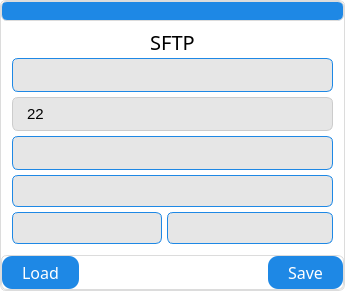
          <widget class="QFrame" name="DeviceInfoFrame_3">
           <property name="styleSheet">
            <string notr="true">background: white;                /* White background */
    border: 1px solid #dcdcdc;        /* Light grey border */
    border-radius: 6px;</string>
           </property>
           <layout class="QVBoxLayout" name="verticalLayout_12">
            <property name="spacing">
             <number>0</number>
            </property>
            <property name="leftMargin">
             <number>0</number>
            </property>
            <property name="topMargin">
             <number>0</number>
            </property>
            <property name="rightMargin">
             <number>0</number>
            </property>
            <property name="bottomMargin">
             <number>0</number>
            </property>
            <item>
             <widget class="QLabel" name="label_22">
              <property name="sizePolicy">
               <sizepolicy hsizetype="Preferred" vsizetype="Fixed">
                <horstretch>0</horstretch>
                <verstretch>0</verstretch>
               </sizepolicy>
              </property>
              <property name="maximumSize">
               <size>
                <width>16777215</width>
                <height>20</height>
               </size>
              </property>
              <property name="styleSheet">
               <string notr="true">background-color: #1E88E5;        /* Blue strip at the top */
    color: white;                     /* White text */
    font-size: 16px;
    font-weight: bold;
    padding: 6px;
    border-top-left-radius: 6px;
    border-top-right-radius: 6px;</string>
              </property>
              <property name="text">
               <string/>
              </property>
              <property name="alignment">
               <set>Qt::AlignCenter</set>
              </property>
             </widget>
            </item>
            <item>
             <widget class="QFrame" name="verticalFrame_6">
              <property name="styleSheet">
               <string notr="true">background: white;                /* White background */
    border: 1px solid #ffffff;        /* Light grey border */
    border-radius: 6px; </string>
              </property>
              <layout class="QVBoxLayout" name="verticalLayout_13">
               <property name="spacing">
                <number>5</number>
               </property>
               <property name="leftMargin">
                <number>10</number>
               </property>
               <property name="topMargin">
                <number>5</number>
               </property>
               <property name="rightMargin">
                <number>10</number>
               </property>
               <property name="bottomMargin">
                <number>10</number>
               </property>
               <item>
                <widget class="QLabel" name="label_23">
                 <property name="sizePolicy">
                  <sizepolicy hsizetype="Fixed" vsizetype="Fixed">
                   <horstretch>0</horstretch>
                   <verstretch>0</verstretch>
                  </sizepolicy>
                 </property>
                 <property name="maximumSize">
                  <size>
                   <width>344</width>
                   <height>26</height>
                  </size>
                 </property>
                 <property name="font">
                  <font>
                   <family>Gilroy</family>
                   <pointsize>15</pointsize>
                  </font>
                 </property>
                 <property name="focusPolicy">
                  <enum>Qt::StrongFocus</enum>
                 </property>
                 <property name="styleSheet">
                  <string notr="true">border-color: rgb(255, 255, 255);</string>
                 </property>
                 <property name="text">
                  <string>SFTP</string>
                 </property>
                 <property name="alignment">
                  <set>Qt::AlignCenter</set>
                 </property>
                </widget>
               </item>
               <item>
                <widget class="QLineEdit" name="sftp_ip">
                 <property name="focusPolicy">
                  <enum>Qt::ClickFocus</enum>
                 </property>
                 <property name="styleSheet">
                  <string notr="true">background: #e6e6e6;              /* Light grey box for info rows */
    border: 1px solid #1E88E5;        /* Blue thin border */
    border-radius: 6px;
    padding: 6px 12px;
    font-size: 15px;
    color: black;</string>
                 </property>
                 <property name="inputMask">
                  <string/>
                 </property>
                 <property name="text">
                  <string/>
                 </property>
                 <property name="placeholderText">
                  <string/>
                 </property>
                </widget>
               </item>
               <item>
                <widget class="QLineEdit" name="sftp_port">
                 <property name="enabled">
                  <bool>false</bool>
                 </property>
                 <property name="focusPolicy">
                  <enum>Qt::ClickFocus</enum>
                 </property>
                 <property name="styleSheet">
                  <string notr="true">background: #e6e6e6;
    border: 1px solid #CCC;        /* Blue thin border */
    border-radius: 6px;
    padding: 6px 12px;
    font-size: 15px;
    color: black;</string>
                 </property>
                 <property name="inputMask">
                  <string/>
                 </property>
                 <property name="text">
                  <string>22</string>
                 </property>
                 <property name="readOnly">
                  <bool>true</bool>
                 </property>
                 <property name="placeholderText">
                  <string/>
                 </property>
                </widget>
               </item>
               <item>
                <widget class="QLineEdit" name="sftp_user">
                 <property name="focusPolicy">
                  <enum>Qt::ClickFocus</enum>
                 </property>
                 <property name="styleSheet">
                  <string notr="true">background: #e6e6e6;              /* Light grey box for info rows */
    border: 1px solid #1E88E5;        /* Blue thin border */
    border-radius: 6px;
    padding: 6px 12px;
    font-size: 15px;
    color: black;</string>
                 </property>
                 <property name="inputMask">
                  <string/>
                 </property>
                 <property name="placeholderText">
                  <string/>
                 </property>
                </widget>
               </item>
               <item>
                <widget class="QLineEdit" name="sftp_pass">
                 <property name="focusPolicy">
                  <enum>Qt::ClickFocus</enum>
                 </property>
                 <property name="styleSheet">
                  <string notr="true">background: #e6e6e6;              /* Light grey box for info rows */
    border: 1px solid #1E88E5;        /* Blue thin border */
    border-radius: 6px;
    padding: 6px 12px;
    font-size: 14px;
    color: black;</string>
                 </property>
                 <property name="inputMask">
                  <string/>
                 </property>
                 <property name="text">
                  <string/>
                 </property>
                 <property name="placeholderText">
                  <string/>
                 </property>
                </widget>
               </item>
               <item>
                <layout class="QHBoxLayout" name="horizontalLayout_22">
                 <property name="spacing">
                  <number>5</number>
                 </property>
                 <item>
                  <widget class="QLineEdit" name="sftp_int">
                   <property name="sizePolicy">
                    <sizepolicy hsizetype="Fixed" vsizetype="Fixed">
                     <horstretch>0</horstretch>
                     <verstretch>0</verstretch>
                    </sizepolicy>
                   </property>
                   <property name="maximumSize">
                    <size>
                     <width>150</width>
                     <height>32</height>
                    </size>
                   </property>
                   <property name="focusPolicy">
                    <enum>Qt::ClickFocus</enum>
                   </property>
                   <property name="styleSheet">
                    <string notr="true">background: #e6e6e6;              /* Light grey box for info rows */
    border: 1px solid #1E88E5;        /* Blue thin border */
    border-radius: 6px;
    padding: 6px 12px;
    font-size: 15px;
    color: black;</string>
                   </property>
                   <property name="inputMask">
                    <string/>
                   </property>
                   <property name="placeholderText">
                    <string/>
                   </property>
                  </widget>
                 </item>
                 <item>
                  <widget class="QLineEdit" name="sftp_sch">
                   <property name="maximumSize">
                    <size>
                     <width>186</width>
                     <height>32</height>
                    </size>
                   </property>
                   <property name="focusPolicy">
                    <enum>Qt::ClickFocus</enum>
                   </property>
                   <property name="styleSheet">
                    <string notr="true">background: #e6e6e6;              /* Light grey box for info rows */
    border: 1px solid #1E88E5;        /* Blue thin border */
    border-radius: 6px;
    padding: 6px 12px;
    font-size: 15px;
    color: black;</string>
                   </property>
                  </widget>
                 </item>
                </layout>
               </item>
              </layout>
             </widget>
            </item>
            <item>
             <widget class="QFrame" name="horizontalFrame_17">
              <property name="sizePolicy">
               <sizepolicy hsizetype="Preferred" vsizetype="Fixed">
                <horstretch>0</horstretch>
                <verstretch>0</verstretch>
               </sizepolicy>
              </property>
              <property name="maximumSize">
               <size>
                <width>16777215</width>
                <height>35</height>
               </size>
              </property>
              <layout class="QHBoxLayout" name="horizontalLayout_23">
               <property name="spacing">
                <number>0</number>
               </property>
               <property name="leftMargin">
                <number>0</number>
               </property>
               <property name="topMargin">
                <number>0</number>
               </property>
               <property name="rightMargin">
                <number>0</number>
               </property>
               <property name="bottomMargin">
                <number>0</number>
               </property>
               <item>
                <widget class="QPushButton" name="sftp_load_btn">
                 <property name="sizePolicy">
                  <sizepolicy hsizetype="Minimum" vsizetype="Fixed">
                   <horstretch>0</horstretch>
                   <verstretch>0</verstretch>
                  </sizepolicy>
                 </property>
                 <property name="font">
                  <font>
                   <family>Gilroy</family>
                   <pointsize>-1</pointsize>
                  </font>
                 </property>
                 <property name="focusPolicy">
                  <enum>Qt::TabFocus</enum>
                 </property>
                 <property name="styleSheet">
                  <string notr="true">QPushButton {
    background-color: #1E88E5;   /* Blue */
    color: white;               /* White text */
    border: none;               /* No border line */
    border-radius: 10px;        /* Rounded corners */
    padding: 6px 20px;          /* Spacing inside */
    font-size: 16px;            /* Font size */
}

QPushButton:hover {
    background-color: #1565C0;  /* Darker blue on hover */
}

QPushButton:pressed {
    background-color: #0D47A1;  /* Darkest blue when pressed */
}
QPushButton:focus {
    outline: none;                 /* Remove dotted border */
    background-color: #074475;     /* Brighter blue highlight */
    border: 2px solid black;       /* White glow/border */
}</string>
                 </property>
                 <property name="text">
                  <string>Load</string>
                 </property>
                </widget>
               </item>
               <item>
                <spacer name="horizontalSpacer_5">
                 <property name="orientation">
                  <enum>Qt::Horizontal</enum>
                 </property>
                 <property name="sizeHint" stdset="0">
                  <size>
                   <width>40</width>
                   <height>20</height>
                  </size>
                 </property>
                </spacer>
               </item>
               <item>
                <widget class="QPushButton" name="sftp_save_btn">
                 <property name="font">
                  <font>
                   <family>Gilroy</family>
                   <pointsize>-1</pointsize>
                  </font>
                 </property>
                 <property name="focusPolicy">
                  <enum>Qt::TabFocus</enum>
                 </property>
                 <property name="styleSheet">
                  <string notr="true">QPushButton {
    background-color: #1E88E5;   /* Blue */
    color: white;               /* White text */
    border: none;               /* No border line */
    border-radius: 10px;        /* Rounded corners */
    padding: 6px 20px;          /* Spacing inside */
    font-size: 16px;            /* Font size */
}

QPushButton:hover {
    background-color: #1565C0;  /* Darker blue on hover */
}

QPushButton:pressed {
    background-color: #0D47A1;  /* Darkest blue when pressed */
}
QPushButton:focus {
    outline: none;                 /* Remove dotted border */
    background-color: #074475;     /* Brighter blue highlight */
    border: 2px solid black;       /* White glow/border */
}</string>
                 </property>
                 <property name="text">
                  <string>Save</string>
                 </property>
                </widget>
               </item>
              </layout>
             </widget>
            </item>
           </layout>
          </widget>
